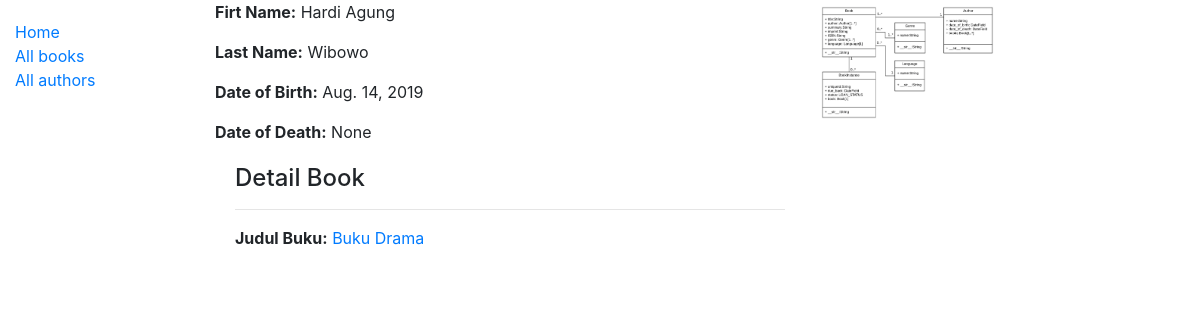
Page /katalog/authors/1 on the committed database.
### katalog/models.py (models this page shows, shortened)
class Author(models.Model):
	first_name = models.CharField(max_length=100)
	last_name = models.CharField(max_length=100)
	date_of_birth = models.DateField(null=True, blank=True)
	date_of_death = models.DateField('Died', null=True, blank=True)
	class Meta:
		ordering = ['last_name', 'first_name']

class Book(models.Model):
	title = models.CharField(max_length=200)
	author = models.ForeignKey('Author', on_delete=models.SET_NULL, null=True)
	summary = models.TextField(max_length=1000, help_text='Enter a brief description of the book')
	isbn = models.CharField('ISBN', max_length=13, help_text='13 Character <a href="https://www.isbn-international.org/content/what-isbn">ISBN number</a>')
	genre = models.ManyToManyField(Genre, help_text='Select a genre for this book')
	def get_absolute_url(self):
		return reverse('book-detail', args=[str(self.id)])
	def display_genre(self):
		"""Create a string for the Genre. This is required to display genre in Admin."""
		return ', '.join(genre.name for genre in self.genre.all()[:3])
	display_genre.short_description = 'Genre'

### katalog/views.py (the view, shortened to what this page needs)
# urls.py: path('authors/<int:pk>', views.AuthorDetailView.as_view(), name='author-detail'),
class AuthorDetailView(generic.DetailView):
    model = Author

### templates/katalog/author_detail.html
{% extends "base_generic.html" %}
{% block content %}
  <p><strong>Firt Name:</strong> {{ author.first_name }}</p>
  <p><strong>Last Name:</strong> {{ author.last_name }}</p>
  <p><strong>Date of Birth:</strong> {{ author.date_of_birth }}</p>
  <p><strong>Date of Death:</strong> {{ author.date_of_death }}</p>
  <div style="margin-left:20px;margin-top:20px">
    <h4>Detail Book</h4>
    {% for copy in author.book_set.all %}
      <hr>
      <p><strong>Judul Buku:</strong> <a href="{{ copy.get_absolute_url }}">{{copy.title}}</a></p>
    {% endfor %}
  </div>
{% endblock %}

### rows in the picture
Author: first_name "Hardi Agung", last_name "Wibowo", date_of_birth "Aug. 14, 2019", date_of_death "None"
Book: title "Buku Drama"
